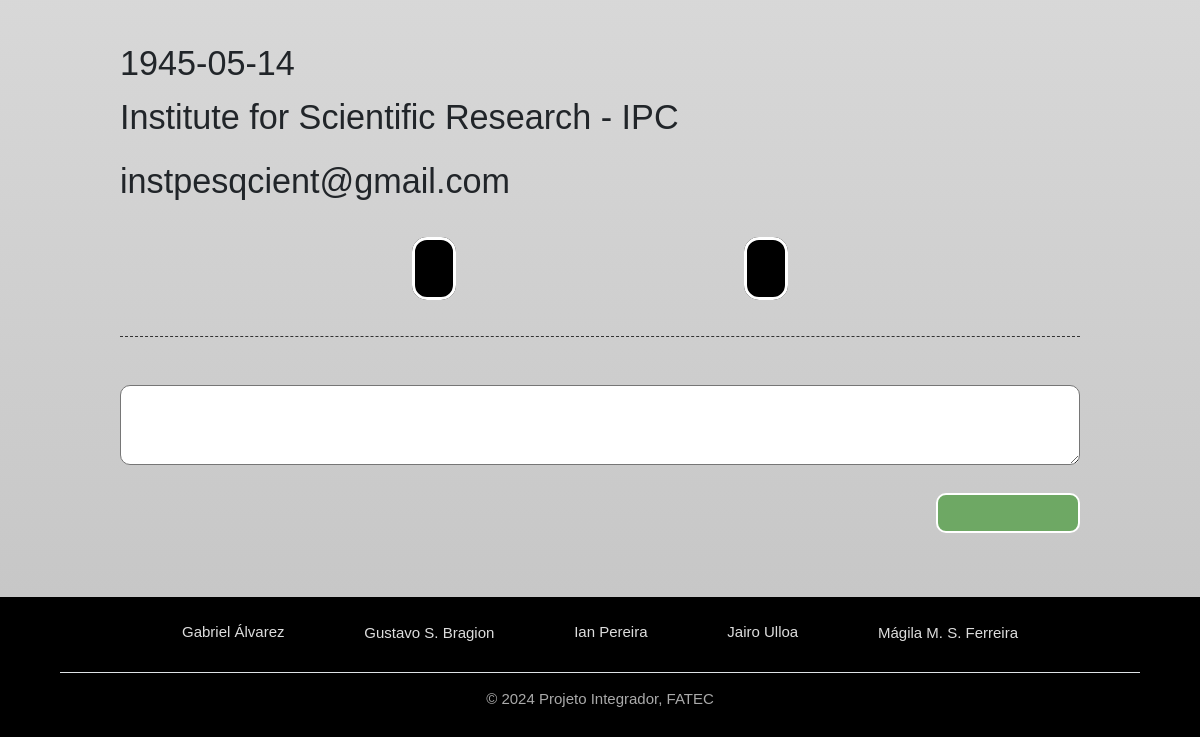
/view/leia.php?id=2 (lower part), run on an earlier commit of the app's database.
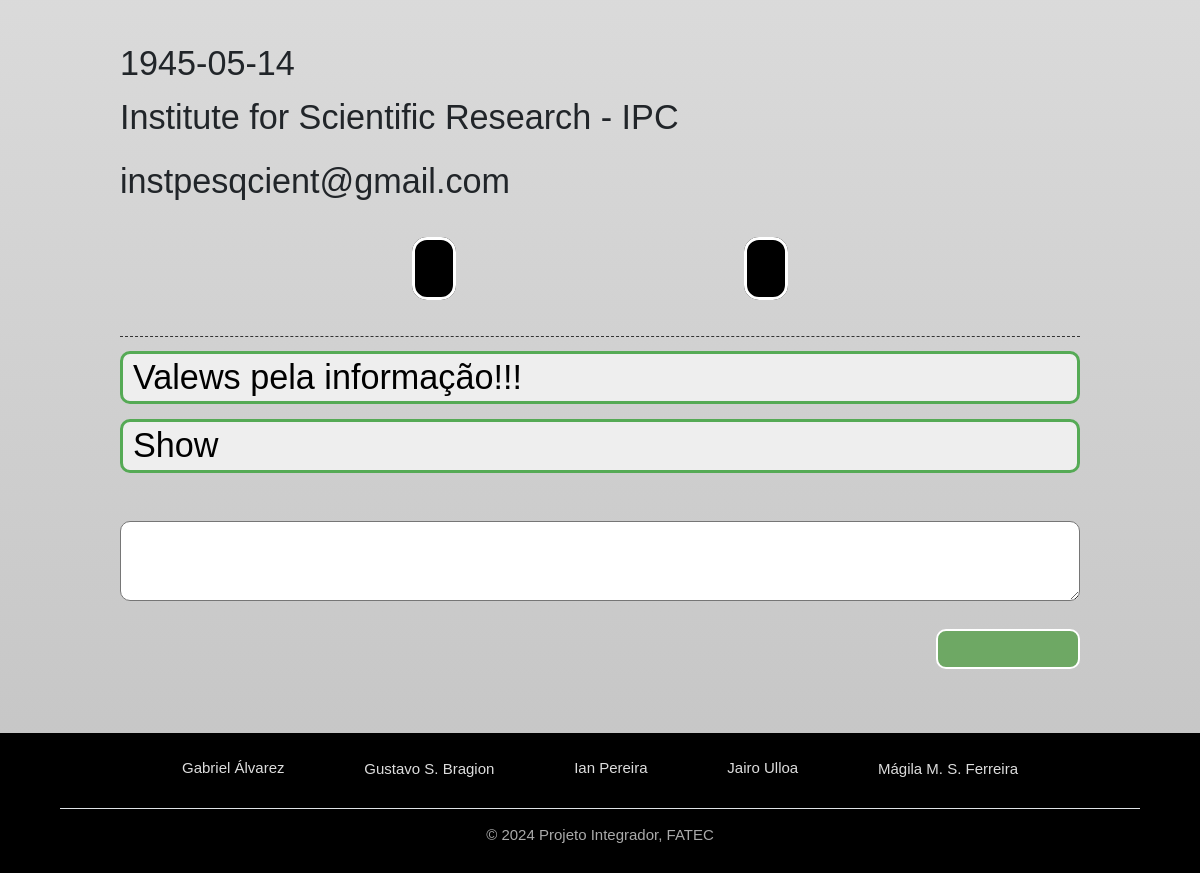
And on a later commit of the database.
### tables this page shows
CREATE TABLE `post` (
  `cod_post` int(11) NOT NULL,
  `titulo` varchar(255) NOT NULL,
  `texto` text NOT NULL,
  `autor` varchar(100) NOT NULL,
  `data_post` date NOT NULL,
  `email` varchar(255) NOT NULL,
  `idioma` varchar(2) NOT NULL,
  `fk_cod_imagem` int(11) NOT NULL
);

CREATE TABLE `comentario` (
  `cod_comentario` int(11) NOT NULL,
  `conteudo` varchar(500) NOT NULL,
  `fk_cod_post` int(11) NOT NULL
);

### funcoes/leia.php (called while the page is built, shortened)
<?php
include_once '../funcoes/idiomaView.php';
$conexao = conexao();
$id = $_GET['id'];
switch ($lang) {
    default:
        $sqlPosts = 'select * from post where idioma = "en" order by cod_post';
}
$respostaPosts = $conexao->query($sqlPosts);
$matrizPosts = $respostaPosts->fetchAll();
$idPost = $id + 1;
$sqlComentarios = '
    select conteudo from comentario
    where fk_cod_post = "' . $idPost . '"
    order by cod_comentario desc';
$respostaComentarios = $conexao->query($sqlComentarios);
$matrizComentarios = $respostaComentarios->fetchAll();
?>;

### funcoes/idiomaView.php (called while the page is built, shortened)
<?php
$lang = substr($_SERVER['HTTP_ACCEPT_LANGUAGE'], 0, 2);
$acceptLang = ['es', 'en', 'pt'];
$lang = in_array($lang, $acceptLang) ? $lang : 'en';

### view/leia.php (the view, shortened to what this page needs)
<!DOCTYPE html>
<?php
include_once '../funcoes/leia.php';
?>
<html lang="pt-br">
<head>
    <link href="https://cdn.jsdelivr.net/npm/bootstrap@5.3.3/dist/css/bootstrap.min.css" rel="stylesheet"
>
    <link rel="stylesheet" href="https://cdnjs.cloudflare.com/ajax/libs/materialize/1.0.0/css/materialize.min.css">
    <link defer rel="stylesheet" type="text/css" href="../style/geral.css">
    <link defer rel="stylesheet" type="text/css" href="../style/leia.css">
</head>
<body>
    <main class="container">
        <div class="posts">
            <p class="texto">
                <?= $matrizPosts[$id][2] ?>
            </p>
            <div class="referencias">
                <p>
                    <?= $matrizPosts[$id][4] ?>
                </p>
                <p>
                    <?= $matrizPosts[$id][3] ?>
                </p>
                <p>
                <?= $matrizPosts[$id][5] ?>
                </p>
            </div>
            <div class="link_funcionalidades">
                <a class="editar_publicacao" href="../view/editar.php">
                </a>
                <a class="excluir_publicacao" href="#">
                </a>
            </div>
            <section>
                <h4 class="titulo_comentarios_salvos">
                </h4>
                <?php
                for ($linha = 0; $linha < count($matrizComentarios); $linha++) {
                    ?>
                        <span class="comentarios_salvos">
                            <p class="texto_comentario">
                                <?= $matrizComentarios[$linha][0] ?>
                            </p>
                        </span>
                    <?php
                }
                ?>
            </section>
            <div class="comentarios">
                <form method="post" action="../funcoes/salvarComentario.php?id=<?=$id?>">
                    <textarea name="comentario" id="comentario" type="text" class="txtArea_comentario">
                    </textarea>
                    <button id="enviar" name="action" type="submit" value="salvarComentario">
                    </button>
                </form>
            </div>
        </div>
    </main>
    <footer class="footer">
        <ul class="nav justify-content-center border-bottom pb-3 mb-3">
            <li class="nav-item"><a href="#" class="nav-link px-2">Gabriel Álvarez</a></li>
            <li class="nav-item"><a href="#" class="nav-link px-2">Gustavo S. Bragion</a></li>
            <li class="nav-item"><a href="#" class="nav-link px-2">Ian Pereira</a></li>
            <li class="nav-item"><a href="#" class="nav-link px-2">Jairo Ulloa</a></li>
            <li class="nav-item"><a href="#" class="nav-link px-2">Mágila M. S. Ferreira</a></li>
        </ul>
        <p class="text-center composição">© 2024 Projeto Integrador, FATEC</p>
    </footer>
</body>
</html>

### style/geral.css (style rules this page uses)
body { width: 100%; min-height: 100vh; margin: 0; padding: 0; background-image: linear-gradient(#fff, #eee, #D9D9D9, #C3C3C3); text-align: center; font-family: Verdana, Geneva, Tahoma, sans-serif; }
main, .container, .post, .posts, .postagem, .imagem { margin: auto; padding: 0; width: 100%; }
main { min-height: 63.3vh; }
.texto { color: #000; margin-bottom: 20px; }
.footer, .nav-link { background-color: #000; color: #fff; padding: 1% 5%; }
ul { width: 100%; }
li { margin: 1% 3%; }
.nav-link { color: #ddd; }
.composição { color: #aaa; }
#enviar { min-width: 15%; height: 40px; background-color: #6EA864; color: #000; font-size: 16px; font-weight: bolder; border: 2px solid #fff; border-radius: 10px; }

### style/leia.css (style rules this page uses)
header, main, footer { width: 100%; margin: 0; padding: 0; }
.posts { max-width: 80%; margin: 5% auto; }
.texto { text-align: justify; font-family: "Roboto"; font-weight: 300; font-size: 16px; }
.referencias { text-align: start; margin-top: 5%; }
.comentarios { text-align: end; }
.txtArea_comentario { border-radius: 10px; padding: 2%; text-align: justify; min-height: 80px; max-height: 100px; margin-bottom: 20px; background-color: #fff; }
.link_funcionalidades { margin-top: 50px; }
.editar_publicacao, .excluir_publicacao { margin: auto 15%; background-color: #000; color: #fff; padding: 1% 2%; font-weight: bolder; border-radius: 15px; border: #fff solid 3px; }
.titulo_comentarios_salvos { font-size: 24px; font-weight: bold; text-align: start; margin-top: 5%; border-bottom: #333 dashed 1px; width: 100%; }
.texto_comentario { text-align: justify; color: #000; min-width: 80%; background-color: #eee; border: #5a5 solid 3px; border-radius: 10px; padding: 5px 10px; }

What changed in the data, as far as the page shows it:
added comentario: conteudo "Valews pela informação!!!"
added comentario: conteudo "Show"
